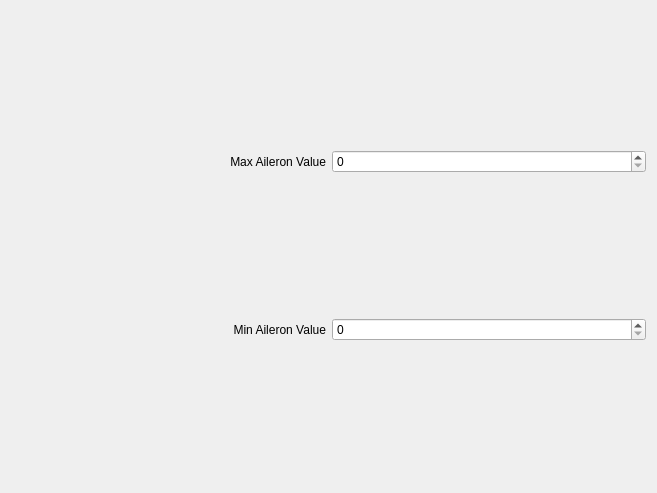
             <widget class="QWidget" name="scrollAreaWidgetContents_5">
              <property name="geometry">
               <rect>
                <x>0</x>
                <y>0</y>
                <width>657</width>
                <height>493</height>
               </rect>
              </property>
              <layout class="QGridLayout" name="gridLayout_10">
               <item row="0" column="0">
                <layout class="QHBoxLayout" name="horizontalLayout_35">
                 <item>
                  <widget class="QLabel" name="label_35">
                   <property name="text">
                    <string>Max Aileron Value</string>
                   </property>
                   <property name="alignment">
                    <set>Qt::AlignRight|Qt::AlignTrailing|Qt::AlignVCenter</set>
                   </property>
                  </widget>
                 </item>
                 <item>
                  <widget class="QSpinBox" name="MaxAileronValue">
                   <property name="maximum">
                    <number>255</number>
                   </property>
                  </widget>
                 </item>
                </layout>
               </item>
               <item row="1" column="0">
                <layout class="QHBoxLayout" name="horizontalLayout_36">
                 <item>
                  <widget class="QLabel" name="label_36">
                   <property name="text">
                    <string>Min Aileron Value</string>
                   </property>
                   <property name="alignment">
                    <set>Qt::AlignRight|Qt::AlignTrailing|Qt::AlignVCenter</set>
                   </property>
                  </widget>
                 </item>
                 <item>
                  <widget class="QSpinBox" name="MinAileronValue">
                   <property name="maximum">
                    <number>255</number>
                   </property>
                  </widget>
                 </item>
                </layout>
               </item>
              </layout>
             </widget>
